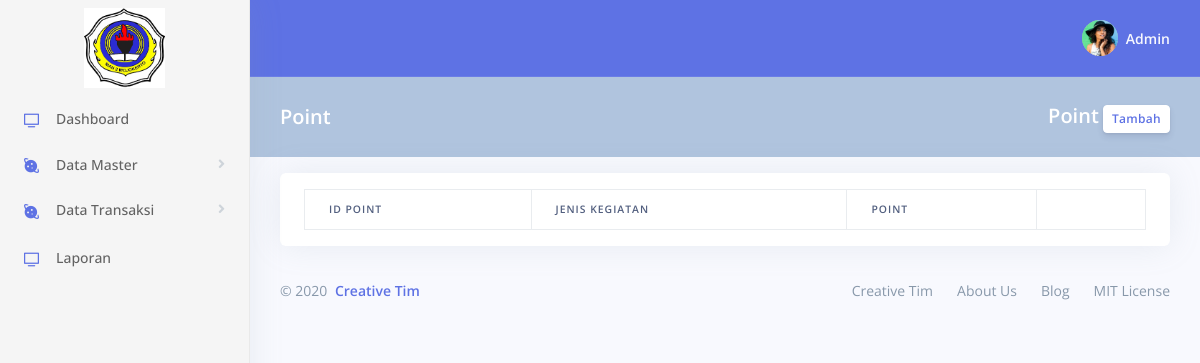
The page /admin/MPoint.php on the database as committed earlier.
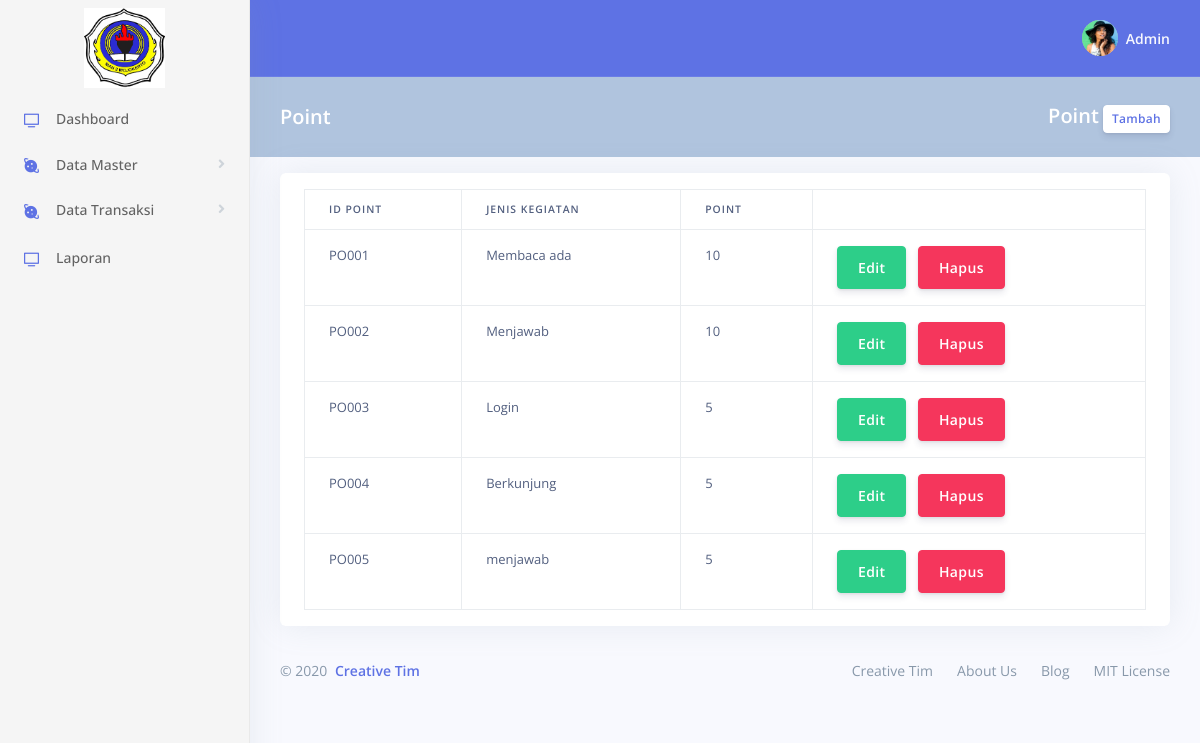
The same page on the database as committed later.
### tables this page shows
CREATE TABLE `points` (
  `id_point` varchar(10) NOT NULL,
  `jenis_kegiatan` varchar(100) NOT NULL,
  `point` int(100) NOT NULL,
  PRIMARY KEY (`id_point`)
);

### admin/MPoint.php (the view, shortened to what this page needs)
<!DOCTYPE html>
<html>
<head>
	<?php include 'css-script.php'; ?>
</head>
<body>
	<?php include "sidebar.php"; ?>
	<div class="main-content" id="panel">
		<?php include "navbar.php"; ?>
		<div class="header bg-primary" style="background-color: #B0C4DE !important">
			<div class="container-fluid">
				<div class="header-body">
					<div class="row align-items-center py-4">
						<div class="col-lg-6 col-7">
							<h6 class="h2 text-white d-inline-block mb-0">Point</h6>
						</div>
						<div class="col-lg-6 col-5 text-right">
							<h6 class="h2 text-white d-inline-block mb-0">Point</h6>
							<a href="#" class="btn btn-sm btn-neutral" data-toggle="modal"
								data-target="#ModalTambah">Tambah</a>
						</div>
					</div>
				</div>
			</div>
		</div>
		<div class="container-fluid mt-3">
			<div class="row">
				<div class="col-xl-12 col-md-12">
					<div class="card card-stats">
						<div class="card-body table-responsive">
							<table id="myTable" class="table table-bordered">
								<thead>
									<tr>
										<th>Id point</th>
										<th>Jenis Kegiatan</th>
										<th>Point</th>
										<th></th>
									</tr>
								</thead>
								<tbody>
									<?php
					$query = mysqli_query($conn, "SELECT * from points");
					while ($row = mysqli_fetch_array($query)) {
					?>
									<tr>
										<td><?php echo $row['id_point'] ?></td>
										<td><?php echo $row['jenis_kegiatan'] ?></td>
										<td><?php echo $row['point'] ?></td>
										<td><button class="btn btn-success btnEdit" data-toggle="modal"
												data-target="#ModalEdit"
												data-id="<?php echo $row['id_point'] ?>">Edit</button>
												<button class="btn btn-danger btnHapus" data-toggle="modal"
												data-target="#ModalHapus"
												data-id="<?php echo $row['id_point'] ?>">Hapus</button></td>
									</tr>
									<?php } ?>
								</tbody>
							</table>
						</div>
					</div>
				</div>
			</div>
			<?php include "footer.php"; ?>
		</div>
	</div>
</body>
</html>

### admin/css-script.php (shortened to what this page needs)
<link rel="stylesheet" href="vendor/nucleo/css/nucleo.css" type="text/css">
<link rel="stylesheet" href="vendor/@fortawesome/fontawesome-free/css/all.min.css" type="text/css">
<link rel="stylesheet" href="css/argon.css?v=1.2.0" type="text/css">
<link rel="stylesheet" type="text/css" href="../DataTable/css/dataTables.bootstrap4.min.css">

### admin/sidebar.php (shortened to what this page needs)
<nav class="sidenav navbar navbar-vertical  fixed-left  navbar-expand-xs navbar-light ml-md-auto" style="background-color: #f5f5f5 !Important" id="sidenav-main">
	<div class="scrollbar-inner">
		<div class="sidenav-header  align-items-center" >
			<a class="navbar-brand" href="javascript:void(0)" style="padding: 0.5rem !important">
			<img src="img/brand/logo.png" class="navbar-brand-img" alt="..." style="max-height: 5rem !important">
			</a>
		</div>
		<div class="navbar-inner">
			<div class="collapse navbar-collapse" id="sidenav-collapse-main">
				<ul class="navbar-nav">
					<li class="nav-item">
					<a class="nav-link" href="admin.php">
						<i class="ni ni-tv-2 text-primary"></i>
						<span class="nav-link-text">Dashboard</span>
					</a>
					</li>
					<a class="nav-link" href="#homesubmenu" data-toggle="collapse" aria-expanded="false" class="dropdown-toggle">
					<i class="ni ni-planet text-blue"></i> Data Master </a>
					<a class="nav-link" href="#homesubmenu1" data-toggle="collapse" aria-expanded="false" class="dropdown-toggle">
					<i class="ni ni-planet text-blue"></i> Data Transaksi </a>
					<li class="nav-item">
					<a class="nav-link" href="laporan.php">
						<i class="ni ni-tv-2 text-primary"></i>
						<span class="nav-link-text">Laporan</span>
					</a>
					</li>
				</ul>
			</div>
		</div>
	</div>
</nav>

### admin/navbar.php (shortened to what this page needs)
<nav class="navbar navbar-top navbar-expand navbar-dark bg-primary border-bottom">
	<div class="container-fluid">
		<div class="collapse navbar-collapse" id="navbarSupportedContent">
			<ul class="navbar-nav align-items-center  ml-auto ml-md-0 ">
				<li class="nav-item dropdown">
					<a class="nav-link pr-0" href="#" role="button" data-toggle="dropdown" aria-haspopup="true"
						aria-expanded="false">
						<div class="media align-items-center">
							<span class="avatar avatar-sm rounded-circle">
								<img alt="Image placeholder" src="img/theme/team-4.jpg">
							</span>
							<div class="media-body  ml-2  d-none d-lg-block">
								<span class="mb-0 text-sm  font-weight-bold">Admin</span>
							</div>
						</div>
					</a>
				</li>
			</ul>
		</div>
	</div>
</nav>

### admin/footer.php
<footer class="footer pt-0">
  <div class="row align-items-center justify-content-lg-between">
    <div class="col-lg-6">
      <div class="copyright text-center  text-lg-left  text-muted">
        &copy; 2020 <a href="https://www.creative-tim.com" class="font-weight-bold ml-1" target="_blank">Creative Tim</a>
      </div>
    </div>
    <div class="col-lg-6">
      <ul class="nav nav-footer justify-content-center justify-content-lg-end">
        <li class="nav-item">
          <a href="https://www.creative-tim.com" class="nav-link" target="_blank">Creative Tim</a>
        </li>
        <li class="nav-item">
          <a href="https://www.creative-tim.com/presentation" class="nav-link" target="_blank">About Us</a>
        </li>
        <li class="nav-item">
          <a href="http://blog.creative-tim.com" class="nav-link" target="_blank">Blog</a>
        </li>
        <li class="nav-item">
          <a href="https://github.com/creativetimofficial/argon-dashboard/blob/master/LICENSE.md" class="nav-link" target="_blank">MIT License</a>
        </li>
      </ul>
    </div>
  </div>
</footer>

Rows that differ between the two databases and show on the page:
added points: id_point "PO001", jenis_kegiatan "Membaca ada", point "10"
added points: id_point "PO002", jenis_kegiatan "Menjawab", point "10"
added points: id_point "PO003", jenis_kegiatan "Login", point "5"
added points: id_point "PO004", jenis_kegiatan "Berkunjung", point "5"
added points: id_point "PO005", jenis_kegiatan "menjawab", point "5"
